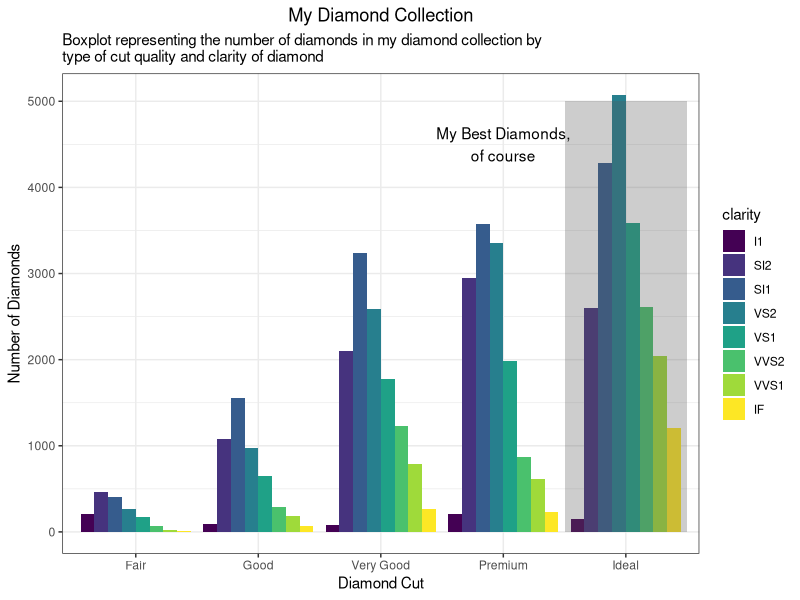
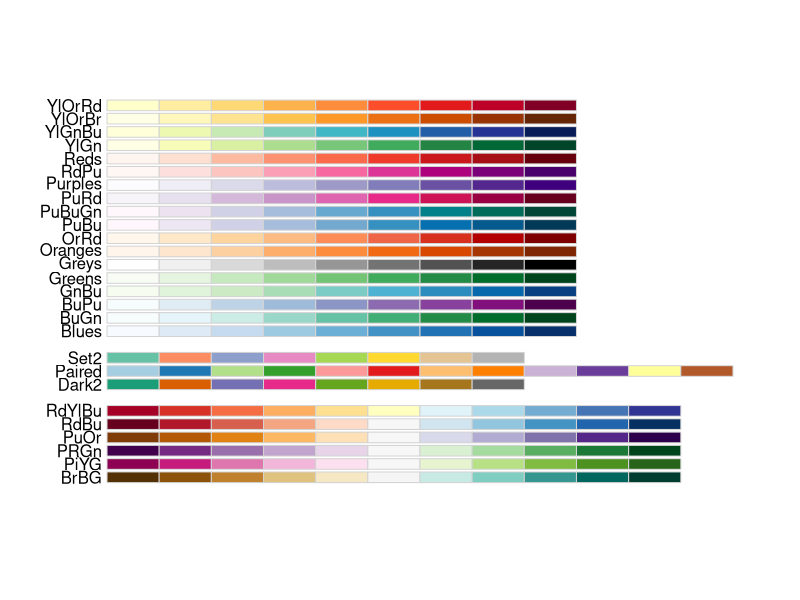

Reproduce these figures in R, in order.
## ---- chunk 1
knitr::opts_chunk$set(echo = FALSE)
## ---- chunk 2
library("ggplot2")
library("magrittr") #so I can do some piping
data("diamonds")
data("mpg")
data("iris")
theme_set(theme_bw()) #I'll give you this one, you can set the theme individually for graphs
#or you can set the theme for all the graphs using theme_set()
#theme_bw() is best theme (IMO)

#for graph 3:
library("ggrepel")


## ---- chunk 3
data("diamonds")
#hint think about the *position* the bars are in...
str(diamonds)
## ---- chunk 4

ggplot(diamonds) +
  geom_bar(aes(x = cut, fill = clarity), position = "dodge") +
  labs(title = "My Diamond Collection", subtitle = "Boxplot representing the number of diamonds in my diamond collection by \ntype of cut quality and clarity of diamond", x = "Diamond Cut", y = "Number of Diamonds") +
  theme(plot.title = element_text(hjust = 0.5)) +
  annotate("rect", xmin = 4.5, xmax = 5.5, ymin = 0, ymax = 5000, alpha = 0.3) +
  annotate("text", x = 4, y = 4500, label = "My Best Diamonds,\nof course")
  

## ---- chunk 5
data("iris")
## ---- chunk 6

## ---- chunk 7
data("mpg")
corvette <- mpg[mpg$model == "corvette",]
#install
require("ggrepel") #useful for making text annotations better, hint hint
set.seed(42)
## ---- chunk 8

## ---- chunk 9
data(mpg)

#hint for the coloring, colorbrewer and you can set palette colors and make your graphs colorblind friendly
library(RColorBrewer)
display.brewer.all(colorblindFriendly = T) #take a look at the colorblindfriendly options
## ---- chunk 10
